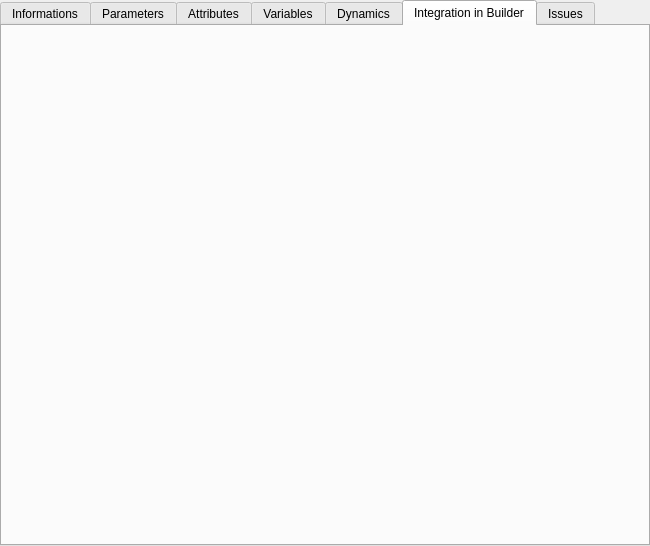
<?xml version="1.0" encoding="UTF-8"?>
<ui version="4.0">
 <class>SignatureEditorWidget</class>
 <widget class="QTabWidget" name="SignatureEditorWidget">
  <property name="geometry">
   <rect>
    <x>0</x>
    <y>0</y>
    <width>650</width>
    <height>546</height>
   </rect>
  </property>
  <property name="windowTitle">
   <string notr="true">TabWidget</string>
  </property>
  <property name="currentIndex">
   <number>5</number>
  </property>
  <widget class="QWidget" name="InfosTab">
   <attribute name="title">
    <string>Informations</string>
   </attribute>
   <layout class="QVBoxLayout" name="verticalLayout_2">
    <property name="spacing">
     <number>6</number>
    </property>
    <item>
     <layout class="QHBoxLayout" name="horizontalLayout_7" stretch="0,1,1">
      <item>
       <widget class="QLabel" name="label">
        <property name="font">
         <font>
          <weight>75</weight>
          <bold>true</bold>
         </font>
        </property>
        <property name="text">
         <string>ID:</string>
        </property>
       </widget>
      </item>
      <item>
       <widget class="QLabel" name="IDLabel">
        <property name="text">
         <string notr="true">IDLabel</string>
        </property>
       </widget>
      </item>
      <item>
       <widget class="QLineEdit" name="IDEdit"/>
      </item>
     </layout>
    </item>
    <item>
     <spacer name="verticalSpacer_3">
      <property name="orientation">
       <enum>Qt::Vertical</enum>
      </property>
      <property name="sizeType">
       <enum>QSizePolicy::Fixed</enum>
      </property>
      <property name="sizeHint" stdset="0">
       <size>
        <width>20</width>
        <height>6</height>
       </size>
      </property>
     </spacer>
    </item>
    <item>
     <widget class="QGroupBox" name="groupBox_2">
      <property name="title">
       <string>Details:</string>
      </property>
      <layout class="QFormLayout" name="formLayout_4">
       <property name="fieldGrowthPolicy">
        <enum>QFormLayout::ExpandingFieldsGrow</enum>
       </property>
       <item row="0" column="0">
        <widget class="QLabel" name="label_2">
         <property name="text">
          <string>Name:</string>
         </property>
        </widget>
       </item>
       <item row="0" column="1">
        <widget class="QLineEdit" name="NameEdit"/>
       </item>
       <item row="1" column="0">
        <widget class="QLabel" name="label_5">
         <property name="text">
          <string>Description:</string>
         </property>
        </widget>
       </item>
       <item row="1" column="1">
        <widget class="QTextEdit" name="DescriptionEdit"/>
       </item>
       <item row="2" column="0">
        <widget class="QLabel" name="label_3">
         <property name="text">
          <string>Version:</string>
         </property>
        </widget>
       </item>
       <item row="2" column="1">
        <widget class="QLineEdit" name="VersionEdit"/>
       </item>
       <item row="3" column="0">
        <widget class="QLabel" name="label_6">
         <property name="text">
          <string>Authors:</string>
         </property>
        </widget>
       </item>
       <item row="3" column="1">
        <layout class="QHBoxLayout" name="horizontalLayout_2">
         <item>
          <widget class="QTableWidget" name="AuthorsTableWidget">
           <property name="minimumSize">
            <size>
             <width>0</width>
             <height>80</height>
            </size>
           </property>
           <property name="selectionMode">
            <enum>QAbstractItemView::SingleSelection</enum>
           </property>
           <property name="selectionBehavior">
            <enum>QAbstractItemView::SelectRows</enum>
           </property>
           <attribute name="horizontalHeaderStretchLastSection">
            <bool>true</bool>
           </attribute>
           <attribute name="verticalHeaderVisible">
            <bool>false</bool>
           </attribute>
           <attribute name="verticalHeaderHighlightSections">
            <bool>false</bool>
           </attribute>
           <column>
            <property name="text">
             <string>Name</string>
            </property>
           </column>
           <column>
            <property name="text">
             <string>Email</string>
            </property>
           </column>
          </widget>
         </item>
         <item>
          <layout class="QVBoxLayout" name="verticalLayout">
           <item>
            <widget class="QPushButton" name="AddAuthorButton">
             <property name="sizePolicy">
              <sizepolicy hsizetype="Fixed" vsizetype="Fixed">
               <horstretch>0</horstretch>
               <verstretch>0</verstretch>
              </sizepolicy>
             </property>
             <property name="minimumSize">
              <size>
               <width>24</width>
               <height>24</height>
              </size>
             </property>
             <property name="maximumSize">
              <size>
               <width>24</width>
               <height>24</height>
              </size>
             </property>
             <property name="text">
              <string/>
             </property>
            </widget>
           </item>
           <item>
            <widget class="QPushButton" name="RemoveAuthorButton">
             <property name="minimumSize">
              <size>
               <width>24</width>
               <height>24</height>
              </size>
             </property>
             <property name="maximumSize">
              <size>
               <width>24</width>
               <height>24</height>
              </size>
             </property>
             <property name="text">
              <string/>
             </property>
            </widget>
           </item>
           <item>
            <spacer name="verticalSpacer">
             <property name="orientation">
              <enum>Qt::Vertical</enum>
             </property>
             <property name="sizeHint" stdset="0">
              <size>
               <width>10</width>
               <height>40</height>
              </size>
             </property>
            </spacer>
           </item>
          </layout>
         </item>
        </layout>
       </item>
       <item row="4" column="0">
        <widget class="QLabel" name="label_4">
         <property name="text">
          <string>Status:</string>
         </property>
        </widget>
       </item>
       <item row="4" column="1">
        <widget class="QComboBox" name="StatusComboBox">
         <item>
          <property name="text">
           <string>experimental</string>
          </property>
         </item>
         <item>
          <property name="text">
           <string>beta</string>
          </property>
         </item>
         <item>
          <property name="text">
           <string>stable</string>
          </property>
         </item>
        </widget>
       </item>
      </layout>
     </widget>
    </item>
    <item>
     <widget class="QGroupBox" name="groupBox">
      <property name="title">
       <string>Application(s):</string>
      </property>
      <layout class="QFormLayout" name="formLayout_3">
       <property name="fieldGrowthPolicy">
        <enum>QFormLayout::ExpandingFieldsGrow</enum>
       </property>
       <item row="0" column="0">
        <widget class="QLabel" name="label_7">
         <property name="text">
          <string>Tags</string>
         </property>
        </widget>
       </item>
       <item row="0" column="1">
        <widget class="QLineEdit" name="TagsEdit">
         <property name="placeholderText">
          <string>Tag 1;Tag 2</string>
         </property>
        </widget>
       </item>
      </layout>
     </widget>
    </item>
   </layout>
  </widget>
  <widget class="QWidget" name="ParametersTab">
   <attribute name="title">
    <string>Parameters</string>
   </attribute>
   <layout class="QVBoxLayout" name="verticalLayout_4" stretch="2,1">
    <item>
     <widget class="QGroupBox" name="groupBox_3">
      <property name="title">
       <string>Parameters</string>
      </property>
      <layout class="QVBoxLayout" name="verticalLayout_8">
       <item>
        <widget class="openfluid::ui::common::SignatureDataEditorWidget" name="ParametersDataWidget" native="true"/>
       </item>
      </layout>
     </widget>
    </item>
    <item>
     <widget class="QGroupBox" name="groupBox_4">
      <property name="title">
       <string>Extra files</string>
      </property>
      <layout class="QVBoxLayout" name="verticalLayout_10">
       <item>
        <widget class="openfluid::ui::common::SignatureDataEditorWidget" name="ExtraFilesDataWidget" native="true"/>
       </item>
      </layout>
     </widget>
    </item>
   </layout>
  </widget>
  <widget class="QWidget" name="AttributesTab">
   <attribute name="title">
    <string>Attributes</string>
   </attribute>
   <layout class="QVBoxLayout" name="verticalLayout_5" stretch="2,1">
    <item>
     <widget class="QGroupBox" name="groupBox_5">
      <property name="title">
       <string>Attributes</string>
      </property>
      <layout class="QVBoxLayout" name="verticalLayout_9">
       <item>
        <widget class="openfluid::ui::common::SignatureDataEditorWidget" name="AttributesDataWidget" native="true"/>
       </item>
      </layout>
     </widget>
    </item>
    <item>
     <widget class="QGroupBox" name="groupBox_6">
      <property name="title">
       <string>Events</string>
      </property>
      <layout class="QVBoxLayout" name="verticalLayout_11">
       <item>
        <widget class="openfluid::ui::common::SignatureDataEditorWidget" name="EventsDataWidget" native="true"/>
       </item>
      </layout>
     </widget>
    </item>
   </layout>
  </widget>
  <widget class="QWidget" name="VariablesTab">
   <attribute name="title">
    <string>Variables</string>
   </attribute>
   <layout class="QVBoxLayout" name="verticalLayout_6">
    <item>
     <widget class="openfluid::ui::common::SignatureDataEditorWidget" name="VariablesDataWidget" native="true"/>
    </item>
   </layout>
  </widget>
  <widget class="QWidget" name="DynamicsTab">
   <attribute name="title">
    <string>Dynamics</string>
   </attribute>
   <layout class="QVBoxLayout" name="verticalLayout_3" stretch="0,1">
    <property name="spacing">
     <number>20</number>
    </property>
    <property name="topMargin">
     <number>20</number>
    </property>
    <item>
     <widget class="QGroupBox" name="groupBox_7">
      <property name="title">
       <string>Scheduling</string>
      </property>
      <layout class="QVBoxLayout" name="verticalLayout_7">
       <item>
        <layout class="QHBoxLayout" name="horizontalLayout_3">
         <item>
          <widget class="QRadioButton" name="UndefSchedRadioButton">
           <property name="text">
            <string>Undefined scheduling</string>
           </property>
           <property name="checked">
            <bool>true</bool>
           </property>
          </widget>
         </item>
        </layout>
       </item>
       <item>
        <layout class="QHBoxLayout" name="horizontalLayout_6">
         <item>
          <widget class="QRadioButton" name="DefaultSchedRadioButton">
           <property name="text">
            <string>Scheduling uses default DeltaT value</string>
           </property>
          </widget>
         </item>
        </layout>
       </item>
       <item>
        <layout class="QHBoxLayout" name="horizontalLayout_5">
         <item>
          <widget class="QRadioButton" name="FixedSchedRadioButton">
           <property name="text">
            <string>Scheduling uses a fixed DeltaT value:</string>
           </property>
          </widget>
         </item>
         <item>
          <widget class="QLineEdit" name="FixedSchedValueEdit"/>
         </item>
         <item>
          <spacer name="horizontalSpacer">
           <property name="orientation">
            <enum>Qt::Horizontal</enum>
           </property>
           <property name="sizeHint" stdset="0">
            <size>
             <width>40</width>
             <height>20</height>
            </size>
           </property>
          </spacer>
         </item>
        </layout>
       </item>
       <item>
        <layout class="QHBoxLayout" name="horizontalLayout_4">
         <item>
          <widget class="QRadioButton" name="RangeSchedRadioButton">
           <property name="text">
            <string>Scheduling uses a DeltaT value varying from</string>
           </property>
          </widget>
         </item>
         <item>
          <widget class="QLineEdit" name="RangeSchedMinValueEdit"/>
         </item>
         <item>
          <widget class="QLabel" name="label_10">
           <property name="text">
            <string>to</string>
           </property>
          </widget>
         </item>
         <item>
          <widget class="QLineEdit" name="RangeSchedMaxValueEdit"/>
         </item>
         <item>
          <spacer name="horizontalSpacer_2">
           <property name="orientation">
            <enum>Qt::Horizontal</enum>
           </property>
           <property name="sizeHint" stdset="0">
            <size>
             <width>40</width>
             <height>20</height>
            </size>
           </property>
          </spacer>
         </item>
        </layout>
       </item>
      </layout>
     </widget>
    </item>
    <item>
     <widget class="QGroupBox" name="groupBox_8">
      <property name="title">
       <string>Spatial graph</string>
      </property>
      <layout class="QVBoxLayout" name="verticalLayout_12" stretch="0,1,0,3">
       <item>
        <widget class="QLabel" name="label_11">
         <property name="text">
          <string>Overall description:</string>
         </property>
        </widget>
       </item>
       <item>
        <widget class="QTextEdit" name="SpatialDynDescEdit"/>
       </item>
       <item>
        <spacer name="verticalSpacer_2">
         <property name="orientation">
          <enum>Qt::Vertical</enum>
         </property>
         <property name="sizeHint" stdset="0">
          <size>
           <width>20</width>
           <height>6</height>
          </size>
         </property>
        </spacer>
       </item>
       <item>
        <widget class="openfluid::ui::common::SignatureDataEditorWidget" name="SpatialDynDataWidget" native="true"/>
       </item>
      </layout>
     </widget>
    </item>
   </layout>
  </widget>
  <widget class="QWidget" name="BuilderextTab">
   <attribute name="title">
    <string>Integration in Builder</string>
   </attribute>
   <layout class="QVBoxLayout" name="verticalLayout_15">
    <item>
     <widget class="openfluid::ui::common::BuilderextSetupWidget" name="widget" native="true"/>
    </item>
    <item>
     <spacer name="verticalSpacer_4">
      <property name="orientation">
       <enum>Qt::Vertical</enum>
      </property>
      <property name="sizeHint" stdset="0">
       <size>
        <width>20</width>
        <height>40</height>
       </size>
      </property>
     </spacer>
    </item>
   </layout>
  </widget>
  <widget class="QWidget" name="IssuesTab">
   <attribute name="title">
    <string>Issues</string>
   </attribute>
   <layout class="QVBoxLayout" name="verticalLayout_14">
    <item>
     <widget class="openfluid::ui::common::WareIssuesManagerWidget" name="IssuesManagerWidget" native="true"/>
    </item>
   </layout>
  </widget>
 </widget>
 <customwidgets>
  <customwidget>
   <class>openfluid::ui::common::SignatureDataEditorWidget</class>
   <extends>QWidget</extends>
   <header location="global">openfluid/ui/common/SignatureDataEditorWidget.hpp</header>
   <container>1</container>
  </customwidget>
  <customwidget>
   <class>openfluid::ui::common::WareIssuesManagerWidget</class>
   <extends>QWidget</extends>
   <header location="global">openfluid/ui/common/WareIssuesManagerWidget.hpp</header>
   <container>1</container>
  </customwidget>
  <customwidget>
   <class>openfluid::ui::common::BuilderextSetupWidget</class>
   <extends>QWidget</extends>
   <header location="global">openfluid/ui/common/BuilderextSetupWidget.hpp</header>
   <container>1</container>
  </customwidget>
 </customwidgets>
 <resources/>
 <connections/>
</ui>
